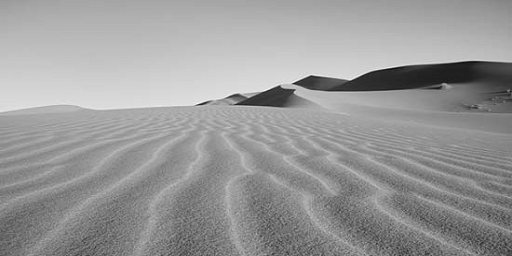
#> input picture assignment4/desert.png, 512 x 256 px
$ python blend4.py
#> lines starting #> are read from the running program, lines starting #| are printed output that depends on the picture; after the words box and inside, x2 and y2 are one past the last pixel; in counts of white or black regions, pixels touching at a corner belong together
#> further down, image1 is the input picture: shape (256, 512); min 13, max 250, mean 153
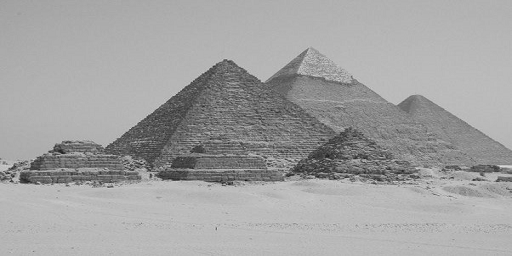
#> input picture assignment4/pyramid.png, 512 x 256 px
#> further down, image2 is the input picture: shape (256, 512); min 18, max 222, mean 161.9
import math
import numpy as np
import cv2


def kernelMaker():
  #kernel=cv2.getGaussianKernel(7,2)
  #kernel=np.outer(kernel,kernel)
  kernel=np.array([[1,2,1],[2,4,2],[1,2,1]])
  kernel=kernel/16.
  return kernel


def halfimage(image):
  out = None
  kernel = kernelMaker()
  #gaussian lowpass smoothing filter
  outimage= cv2.filter2D(image,-1,kernel)
  out = outimage[::2,::2]
  return out


def doubleimage(image):
  out = None
  kernel = kernelMaker()
  newx,newy = 2*image.shape[1],2*image.shape[0]
  #bilinear interpolation
  out = cv2.resize(image,(newx,newy))
  out= cv2.filter2D(out,-1,kernel)
  return out

def gpyramid(image, levels):
  output = []
  output.append(image)
  tmp = image
  for i in range(0,levels):
    tmp = halfimage(tmp)
    output.append(tmp)
  return output

def lpyramid(gpyr):
  output = []
  k = len(gpyr)
  for i in range(0,k-1):
    gi = gpyr[i]
    dgi = doubleimage(gpyr[i+1])
    if dgi.shape[0] > gi.shape[0]:
       dgi = np.delete(dgi,(-1),axis=0)
    if dgi.shape[1] > gi.shape[1]:
      dgi = np.delete(dgi,(-1),axis=1)
    output.append(gi - dgi)
  output.append(gpyr.pop())
  return output

def blendpyramid(lpyra, lpyrb, gpyrm):
  blendedpyr = []
  k= len(gpyrm)
  for i in range(0,k):
   p1= gpyrm[i]*lpyra[i]
   p2=(1 - gpyrm[i])*lpyrb[i]
   blendedpyr.append(p1 + p2)
  return blendedpyr

def reconstruct(lpyr):
  output = None
  output = np.zeros((lpyr[0].shape[0],lpyr[0].shape[1]), dtype=np.float64)
  for i in range(len(lpyr)-1,0,-1):
    lap = doubleimage(lpyr[i])
    lapb = lpyr[i-1]
    if lap.shape[0] > lapb.shape[0]:
      lap = np.delete(lap,(-1),axis=0)
    if lap.shape[1] > lapb.shape[1]:
      lap = np.delete(lap,(-1),axis=1)
    tmp = lap + lapb
    lpyr.pop()
    lpyr.pop()
    lpyr.append(tmp)
    output = tmp
  return output

def blend (base_img, blend_img,x,y):


#> called with x = 70, y = 308
    mask = blend_img
    ret, otsu = cv2.threshold(mask,0,255,cv2.THRESH_BINARY_INV+cv2.THRESH_OTSU)
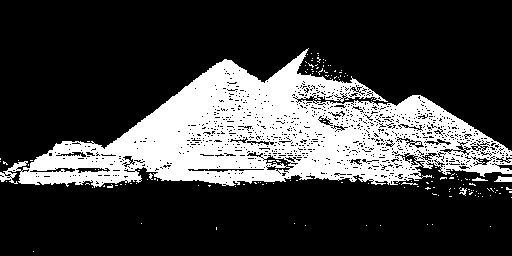
#> otsu: shape (256, 512); 24.6% white; 152 white regions (147 under 20 px), largest, box (x1, y1, x2, y2) and area: (0, 48, 512, 188) 31739, (494, 176, 512, 182) 79, (472, 177, 488, 181) 35, (459, 188, 467, 196) 29, (401, 182, 418, 185) 24
#> ret = 144
    se=cv2.getStructuringElement(cv2.MORPH_ELLIPSE,(11,11))
    mask = cv2.morphologyEx(otsu, cv2.MORPH_CLOSE, se)
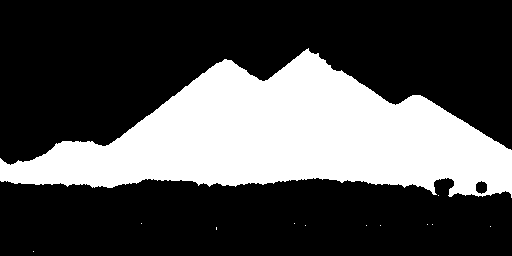
#> mask: shape (256, 512); 30.6% white; 12 white regions (11 under 20 px), largest, box (x1, y1, x2, y2) and area: (0, 48, 512, 198) 40135
    #mask = cv2.morphologyEx(mask, cv2.MORPH_OPEN, se)
    cv2.imwrite('mask.png',mask)

    i=np.where(mask==255)[0][0]
#> i = 48
    j=np.where(mask==255)[1][0]
#> j = 308

    h,w=base_img.shape
#> h = 256; w = 512

    if (x>=i and y>=j):
        newimage1=np.zeros([h,w])
        newimage1[0:h,0:w]=base_img
        newimage2=np.zeros([h,w])
        newimage2[x-i:,y-j:]=blend_img[0:h-(x-i),0:w-(y-j)]
        newimage3=np.zeros([h,w])
        newimage3[x-i:,y-j:]=mask[0:h-(x-i),0:w-(y-j)]
#> newimage3: shape (256, 512) float64; 30.6% white; 11 white regions (10 under 20 px), largest, box (x1, y1, x2, y2) and area: (0, 70, 512, 220) 40135
    if (x<i and y<j):
        newimage1=np.zeros([h,w])
        newimage1[0:h,0:w]=base_img
        newimage2=np.zeros([h,w])
        newimage2[0:h-(i-x),0:w-(j-y)]=blend_img[i-x:,j-y:]
        newimage3=np.zeros([h,w])
        newimage3[0:h-(i-x),0:w-(j-y)]=mask[i-x:,j-y:]
    if (x>=i and y<j):
        newimage1=np.zeros([h,w])
        newimage1[0:h,0:w]=base_img
        newimage2=np.zeros([h,w])
        newimage2[x-i:,0:w-(j-y)]=blend_img[0:h-(x-i),j-y:]
        newimage3=np.zeros([h,w])
        newimage3[x-i:,0:w-(j-y)]=mask[0:h-(x-i),j-y:]
    if (x<i and y>=j):
        newimage1=np.zeros([h,w])
        newimage1[0:h,0:w]=base_img
        newimage2=np.zeros([h,w])
        newimage2[0:h-(i-x),y-j:]=blend_img[i-x:,0:w-(y-j)]
        newimage3=np.zeros([h,w])
        newimage3[0:h-(i-x),y-j:]=mask[i-x:,0:w-(y-j)]

    newimage1=newimage1.astype(float)
    newimage2=newimage2.astype(float)
    newimage3=newimage3/255.

    minsize = min(base_img.shape)
#> minsize = 256
    depth = int(math.floor(math.log(minsize, 2))) - 4
#> depth = 4

    gpyrm = gpyramid(newimage3, depth)
#> after the loop in gpyramid, `for i in range(0,levels):`: output = 5 items
#> gpyrm = 5 items

    gpyrimage1 = gpyramid(newimage1, depth)
#> gpyrimage1 = 5 items

    gpyrimage2 = gpyramid(newimage2, depth)
#> gpyrimage2 = 5 items

    lpyrimage1  = lpyramid(gpyrimage1)
#> in lpyramid, `k = len(gpyr)`: k = 5
#> after the loop in lpyramid, `for i in range(0,k-1):`: output = 4 items
#> lpyrimage1 = 5 items

    lpyrimage2 = lpyramid(gpyrimage2)
#> after the loop in lpyramid (call 2), `for i in range(0,k-1):`:
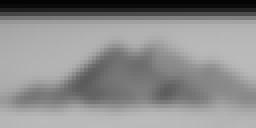
#> dgi: shape (32, 64) float64 (shown 4 times larger); min 4.33, max 186.5, mean 140.8
#> lpyrimage2 = 5 items

    outimg = reconstruct(blendpyramid(lpyrimage2, lpyrimage1, gpyrm))
#> in blendpyramid, `k= len(gpyrm)`: k = 5
#> the loop in blendpyramid, `for i in range(0,k):` made 5 passes
#> pass 2, in blendpyramid, `p2=(1 - gpyrm[i])*lpyrb[i]`:
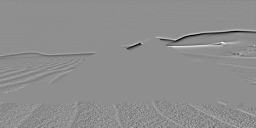
#> p2: shape (128, 256) float64; min -82.82, max 65.73, mean -0.1; drawn with min black and max white
#> after the loop in blendpyramid, `for i in range(0,k):`: blendedpyr = 5 items
#> the loop in reconstruct, `for i in range(len(lpyr)-1,0,-1):` made 4 passes
#> (i, newx in doubleimage, newy in doubleimage) on passes 1, 2, 4: (4, 64, 32), (3, 128, 64), (1, 512, 256)
#> (newx in doubleimage, newy in doubleimage) on pass 3: (256, 128)
#> after the loop in reconstruct, `for i in range(len(lpyr)-1,0,-1):`:
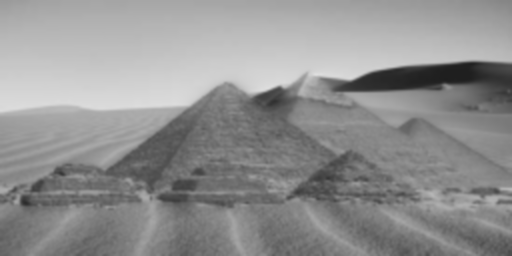
#> lap: shape (256, 512) float64; min 30.51, max 222.9, mean 145.4
#> after the loop in reconstruct, `for i in range(len(lpyr)-1,0,-1):`: lpyr = 1 item
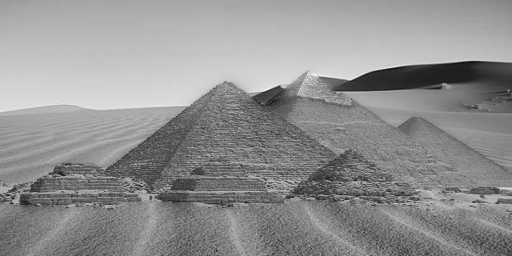
#> outimg: shape (256, 512) float64; min 13, max 252.7, mean 145.1

    outimg[outimg < 0] = 0
    outimg[outimg > 255] = 255
    outimg = outimg.astype(np.uint8)

    cv2.imwrite('blended.png', outimg)


image1 = cv2.imread('desert.png',0)
image2 = cv2.imread('pyramid.png',0)

blend(image1,image2,70,308)
